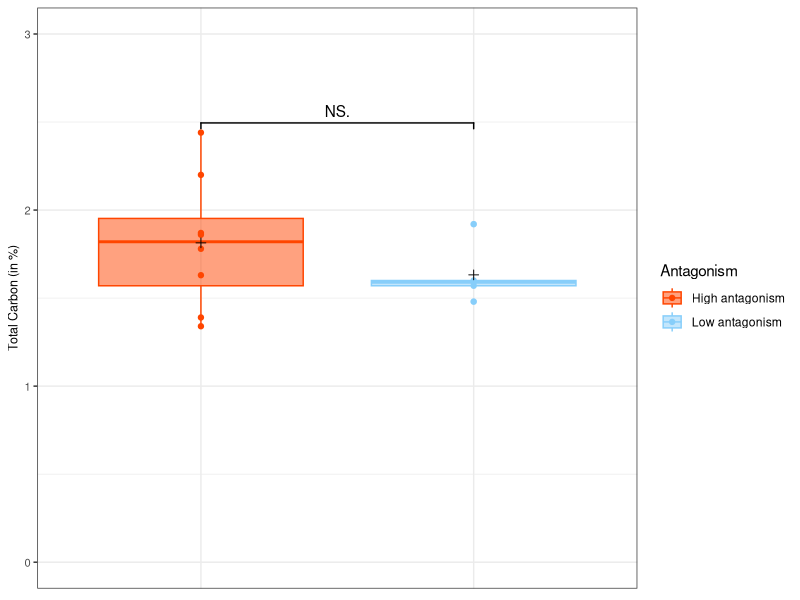
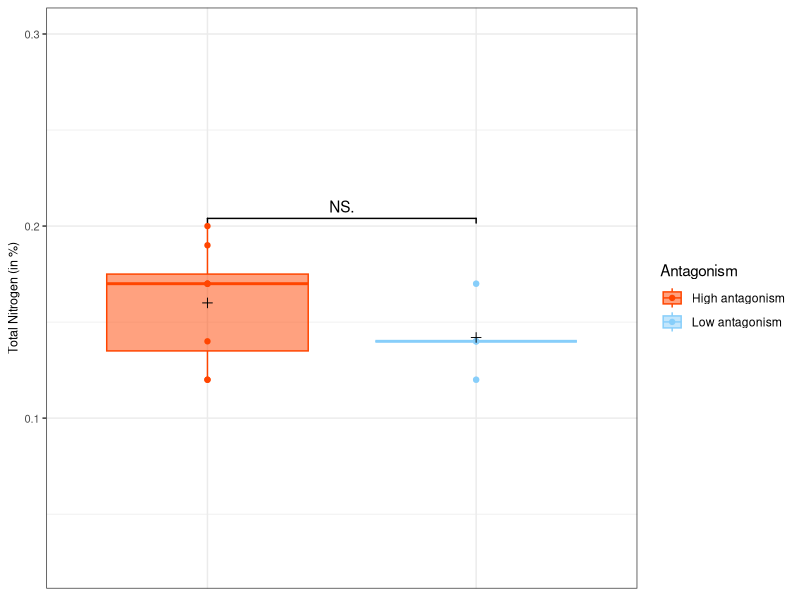

The R script that drew these images, in order: (Note: this script raises an error after producing the figures.)
#########
# This script allows to plot the physico-chemical signatures
# Boxplot for each parameter 
#########


setwd("C:/[[YOUR PATH]]/Cambodian_antagonistic_soils")


#### Packages ##############################

library(ggsignif)
library(ggrepel)
library(patchwork)
library(tidyverse)


## Data et metadata
Data <- read.csv("02_Data/01_Exp_data/Physico_chemical_parameters.csv", sep = ";", dec = ".", header = TRUE, row.names = 1)

## Layers for boxplot
Colors <- c("orangered", "lightskyblue")

## Boxplot
p1 <- ggplot(Data)+
  geom_boxplot(aes(x = Antagonism, y = Total.Carbon, color = Antagonism, fill = Antagonism), alpha = 0.5)+
  geom_signif(aes(x = Antagonism, y = Total.Carbon), test = wilcox.test, comparisons = list(c("High antagonism", "Low antagonism")), map_signif_level = TRUE)+
  scale_color_manual("Antagonism", values = Colors)+
  scale_fill_manual("Antagonism", values = Colors)+
  geom_point(aes(x = Antagonism, y = Total.Carbon, color = Antagonism))+
  scale_color_manual("Antagonism", values = Colors)+
  stat_summary(aes(x = Antagonism, y = Total.Carbon), fun = mean, colour = "black",  geom = "point", shape = 3, size = 2)+
  ylab("Total Carbon (in %)")+
  ylim(0,3)+
  theme_bw()+
  theme(axis.text.y = element_text(size = 8), axis.title.y = element_text(size = 9), axis.title.x = element_blank(), axis.text.x = element_blank(), axis.ticks.x = element_blank())
p1

p2 <- ggplot(Data)+
  geom_boxplot(aes(x = Antagonism, y = Total.Nitrogen, color = Antagonism, fill = Antagonism), alpha = 0.5)+
  geom_signif(aes(x = Antagonism, y = Total.Nitrogen), test = wilcox.test, comparisons = list(c("High antagonism", "Low antagonism")), map_signif_level = TRUE)+
  scale_color_manual("Antagonism", values = Colors)+
  scale_fill_manual("Antagonism", values = Colors)+
  geom_point(aes(x = Antagonism, y = Total.Nitrogen, color = Antagonism))+
  scale_color_manual("Antagonism", values = Colors)+
  stat_summary(aes(x = Antagonism, y = Total.Nitrogen), fun = mean, colour = "black",  geom = "point", shape = 3, size = 2)+
  ylab("Total Nitrogen (in %)")+
  ylim(0.025,0.3)+
  theme_bw()+
  theme(axis.text.y = element_text(size = 8), axis.title.y = element_text(size = 9), axis.title.x = element_blank(), axis.text.x = element_blank(), axis.ticks.x = element_blank())
p2

p3 <- ggplot(Data)+
  geom_boxplot(aes(x = Antagonism, y = C.N, color = Antagonism, fill = Antagonism), alpha = 0.5)+
  geom_signif(aes(x = Antagonism, y = C.N), test = wilcox.test, comparisons = list(c("High antagonism", "Low antagonism")), map_signif_level = TRUE)+
  scale_color_manual("Antagonism", values = Colors)+
  scale_fill_manual("Antagonism", values = Colors)+
  geom_point(aes(x = Antagonism, y = C.N, color = Antagonism))+
  scale_color_manual("Antagonism", values = Colors)+
  stat_summary(aes(x = Antagonism, y = C.N), fun = mean, colour = "black",  geom = "point", shape = 3, size = 2)+
  ylab("Ratio C:N")+
  ylim(10,14)+
  theme_bw()+
  theme(axis.text.y = element_text(size = 8), axis.title.y = element_text(size = 9), axis.title.x = element_blank(), axis.text.x = element_blank(), axis.ticks.x = element_blank())
p3

p4 <- ggplot(Data)+
  geom_boxplot(aes(x = Antagonism, y = Available.Phosphorus, color = Antagonism, fill = Antagonism), alpha = 0.5)+
  geom_signif(aes(x = Antagonism, y = Available.Phosphorus), test = wilcox.test, comparisons = list(c("High antagonism", "Low antagonism")), map_signif_level = TRUE)+
  scale_color_manual("Antagonism", values = Colors)+
  scale_fill_manual("Antagonism", values = Colors)+
  geom_point(aes(x = Antagonism, y = Available.Phosphorus, color = Antagonism))+
  scale_color_manual("Antagonism", values = Colors)+
  stat_summary(aes(x = Antagonism, y = Available.Phosphorus), fun = mean, colour = "black",  geom = "point", shape = 3, size = 2)+
  ylab("Available Phosphorus (in ppm)")+
  ylim(25,60)+
  theme_bw()+
  theme(axis.text.y = element_text(size = 8), axis.title.y = element_text(size = 9), axis.title.x = element_blank(), axis.text.x = element_blank(), axis.ticks.x = element_blank())
p4

p5 <- ggplot(Data)+
  geom_boxplot(aes(x = Antagonism, y = CEC, color = Antagonism, fill = Antagonism), alpha = 0.5)+
  geom_signif(aes(x = Antagonism, y = CEC), test = wilcox.test, comparisons = list(c("High antagonism", "Low antagonism")), map_signif_level = TRUE)+
  scale_color_manual("Antagonism", values = Colors)+
  scale_fill_manual("Antagonism", values = Colors)+
  geom_point(aes(x = Antagonism, y = CEC, color = Antagonism))+
  scale_color_manual("Antagonism", values = Colors)+
  stat_summary(aes(x = Antagonism, y = CEC), fun = mean, colour = "black",  geom = "point", shape = 3, size = 2)+
  ylab("Cationic exchange capacity (in meq/100g)")+
  ylim(9,22.5)+
  theme_bw()+
  theme(axis.text.y = element_text(size = 8), axis.title.y = element_text(size = 9), axis.title.x = element_blank(), axis.text.x = element_blank(), axis.ticks.x = element_blank())
p5

p6 <- ggplot(Data)+
  geom_boxplot(aes(x = Antagonism, y = Exchange.AI, color = Antagonism, fill = Antagonism), alpha = 0.5)+
  geom_signif(aes(x = Antagonism, y = Exchange.AI), test = wilcox.test, comparisons = list(c("High antagonism", "Low antagonism")), map_signif_level = TRUE)+
  scale_color_manual("Antagonism", values = Colors)+
  scale_fill_manual("Antagonism", values = Colors)+
  geom_point(aes(x = Antagonism, y = Exchange.AI, color = Antagonism))+
  scale_color_manual("Antagonism", values = Colors)+
  stat_summary(aes(x = Antagonism, y = Exchange.AI), fun = mean, colour = "black",  geom = "point", shape = 3, size = 2)+
  ylab("Exchange aluminium (in meq/100g)")+
  ylim(0.3,1)+
  theme_bw()+
  theme(axis.text.y = element_text(size = 8), axis.title.y = element_text(size = 9), axis.title.x = element_blank(), axis.text.x = element_blank(), axis.ticks.x = element_blank())
p6

p7 <- ggplot(Data)+
  geom_boxplot(aes(x = Antagonism, y = pH, color = Antagonism, fill = Antagonism), alpha = 0.5)+
  geom_signif(aes(x = Antagonism, y = pH), test = wilcox.test, comparisons = list(c("High antagonism", "Low antagonism")), map_signif_level = TRUE)+
  scale_color_manual("Antagonism", values = Colors)+
  scale_fill_manual("Antagonism", values = Colors)+
  geom_point(aes(x = Antagonism, y = pH, color = Antagonism))+
  scale_color_manual("Antagonism", values = Colors)+
  stat_summary(aes(x = Antagonism, y = pH), fun = mean, colour = "black",  geom = "point", shape = 3, size = 2)+
  ylab("pH")+
  ylim(4,6)+
  theme_bw()+
  theme(axis.text.y = element_text(size = 8), axis.title.y = element_text(size = 9), axis.title.x = element_blank(), axis.text.x = element_blank(), axis.ticks.x = element_blank())
p7

p8 <- ggplot(Data)+
  geom_boxplot(aes(x = Antagonism, y = Clay, color = Antagonism, fill = Antagonism), alpha = 0.5)+
  geom_signif(aes(x = Antagonism, y = Clay), test = wilcox.test, comparisons = list(c("High antagonism", "Low antagonism")), map_signif_level = TRUE)+
  scale_color_manual("Antagonism", values = Colors)+
  scale_fill_manual("Antagonism", values = Colors)+
  geom_point(aes(x = Antagonism, y = Clay, color = Antagonism))+
  scale_color_manual("Antagonism", values = Colors)+
  stat_summary(aes(x = Antagonism, y = Clay), fun = mean, colour = "black",  geom = "point", shape = 3, size = 2)+
  ylab("Clay (in %)")+
  ylim(0,30)+
  theme_bw()+
  theme(axis.text.y = element_text(size = 8), axis.title.y = element_text(size = 9), axis.title.x = element_blank(), axis.text.x = element_blank(), axis.ticks.x = element_blank())
p8

p9 <- ggplot(Data)+
  geom_boxplot(aes(x = Antagonism, y = Silt, color = Antagonism, fill = Antagonism), alpha = 0.5)+
  geom_signif(aes(x = Antagonism, y = Silt), test = wilcox.test, comparisons = list(c("High antagonism", "Low antagonism")), map_signif_level = TRUE)+
  scale_color_manual("Antagonism", values = Colors)+
  scale_fill_manual("Antagonism", values = Colors)+
  geom_point(aes(x = Antagonism, y = Silt, color = Antagonism))+
  scale_color_manual("Antagonism", values = Colors)+
  stat_summary(aes(x = Antagonism, y = Silt), fun = mean, colour = "black",  geom = "point", shape = 3, size = 2)+
  ylab("Silt (in %)")+
  ylim(0,60)+
  theme_bw()+
  theme(axis.text.y = element_text(size = 8), axis.title.y = element_text(size = 9), axis.title.x = element_blank(), axis.text.x = element_blank(), axis.ticks.x = element_blank())
p9

p10 <- ggplot(Data)+
  geom_boxplot(aes(x = Antagonism, y = Sand, color = Antagonism, fill = Antagonism), alpha = 0.5)+
  geom_signif(aes(x = Antagonism, y = Sand), test = wilcox.test, comparisons = list(c("High antagonism", "Low antagonism")), map_signif_level = TRUE)+
  scale_color_manual("Antagonism", values = Colors)+
  scale_fill_manual("Antagonism", values = Colors)+
  geom_point(aes(x = Antagonism, y = Sand, color = Antagonism))+
  scale_color_manual("Antagonism", values = Colors)+
  stat_summary(aes(x = Antagonism, y = Sand), fun = mean, colour = "black",  geom = "point", shape = 3, size = 2)+
  ylab("Sand (in %)")+
  ylim(30,100)+
  theme_bw()+
  theme(axis.text.y = element_text(size = 8), axis.title.y = element_text(size = 9), axis.title.x = element_blank(), axis.text.x = element_blank(), axis.ticks.x = element_blank())
p10

p11 <- ggplot(Data)+
  geom_boxplot(aes(x = Antagonism, y = Enrichment.index, color = Antagonism, fill = Antagonism), alpha = 0.5)+
  geom_signif(aes(x = Antagonism, y = Enrichment.index), test = wilcox.test, comparisons = list(c("High antagonism", "Low antagonism")), map_signif_level = TRUE)+
  scale_color_manual("Antagonism", values = Colors)+
  scale_fill_manual("Antagonism", values = Colors)+
  geom_point(aes(x = Antagonism, y = Enrichment.index, color = Antagonism))+
  scale_color_manual("Antagonism", values = Colors)+
  stat_summary(aes(x = Antagonism, y = Enrichment.index), fun = mean, colour = "black",  geom = "point", shape = 3, size = 2)+
  ylab("Enrichment index")+
  ylim(0,100)+
  theme_bw()+
  theme(axis.text.y = element_text(size = 8), axis.title.y = element_text(size = 9), axis.title.x = element_blank(), axis.text.x = element_blank(), axis.ticks.x = element_blank())
p11

p12 <- ggplot(Data)+
  geom_boxplot(aes(x = Antagonism, y = Structure.index, color = Antagonism, fill = Antagonism), alpha = 0.5)+
  geom_signif(aes(x = Antagonism, y = Structure.index), test = wilcox.test, comparisons = list(c("High antagonism", "Low antagonism")), map_signif_level = TRUE)+
  scale_color_manual("Antagonism", values = Colors)+
  scale_fill_manual("Antagonism", values = Colors)+
  geom_point(aes(x = Antagonism, y = Structure.index, color = Antagonism))+
  scale_color_manual("Antagonism", values = Colors)+
  stat_summary(aes(x = Antagonism, y = Structure.index), fun = mean, colour = "black",  geom = "point", shape = 3, size = 2)+
  ylab("Structure index")+
  theme_bw()+
  ylim(25,125)+
  theme(axis.text.y = element_text(size = 8), axis.title.y = element_text(size = 9), axis.title.x = element_blank(), axis.text.x = element_blank(), axis.ticks.x = element_blank())
p12

p100 <- p1 + p2 + p3 + p4 + p5 + p6 + p7 + p8 + p9 + p10 + plot_layout(guides = "collect")
p100

ggsave(plot = p100, dpi = 1000, device = "svg", width = 7.5, height = 6, filename = "04_Results/Supplementary_Figure_S4a.svg")
# Supplementary_Figure_S4a 

##############################################################################################################"""
#########
# This script allows to plot the Enrichment index depending on the Structure index (Supplementary_Figure_3b)
# These two indices are based on the nematode community (Ferris et al. 2001) 
#########


#### Data ##############################
# Contain the enrichment index and the structure index values for each soil
Indices <- read.csv("02_Data/01_Exp_data/Enrichment_and_structure_indices.csv", sep = ",", header = TRUE)

#### Enrichment / Structure graph 
## Vector containing the shapes for each location
Shape <- c(15,16,17)
Colors <- c("orangered", "lightskyblue")

## Plot the graph
p1 <- ggplot(Indices)+
  geom_point(aes(x = SI, y = EI, shape = Location, color = Antagonism), size = 3)+
  scale_color_manual("Antagonism", values = Colors, guide = "none")+
  scale_shape_manual("Location", values = Shape, guide = "none")+
  geom_text_repel(aes(label = Soils, x = SI, y = EI), size = 4)+
  geom_vline(xintercept = 50, linetype = "dashed")+
  geom_hline(yintercept = 50, linetype = "dashed")+
  xlim(0,100)+
  xlab("Structure index")+
  ylim(0,100)+
  ylab("Enrichment index")+
  theme_bw()+
  theme(axis.title.x = element_text(size = 11), axis.title.y = element_text(size = 11), axis.text.x = element_text(size = 10), axis.text.y = element_text(size = 10))
p1

ggsave(plot = p1, dpi = 1000, device = "svg", width = 6, height = 4, filename = "04_Results/Supplementary_Figure_S4b.svg")

## These results are presented in the Supplementary_Figure_S4b
